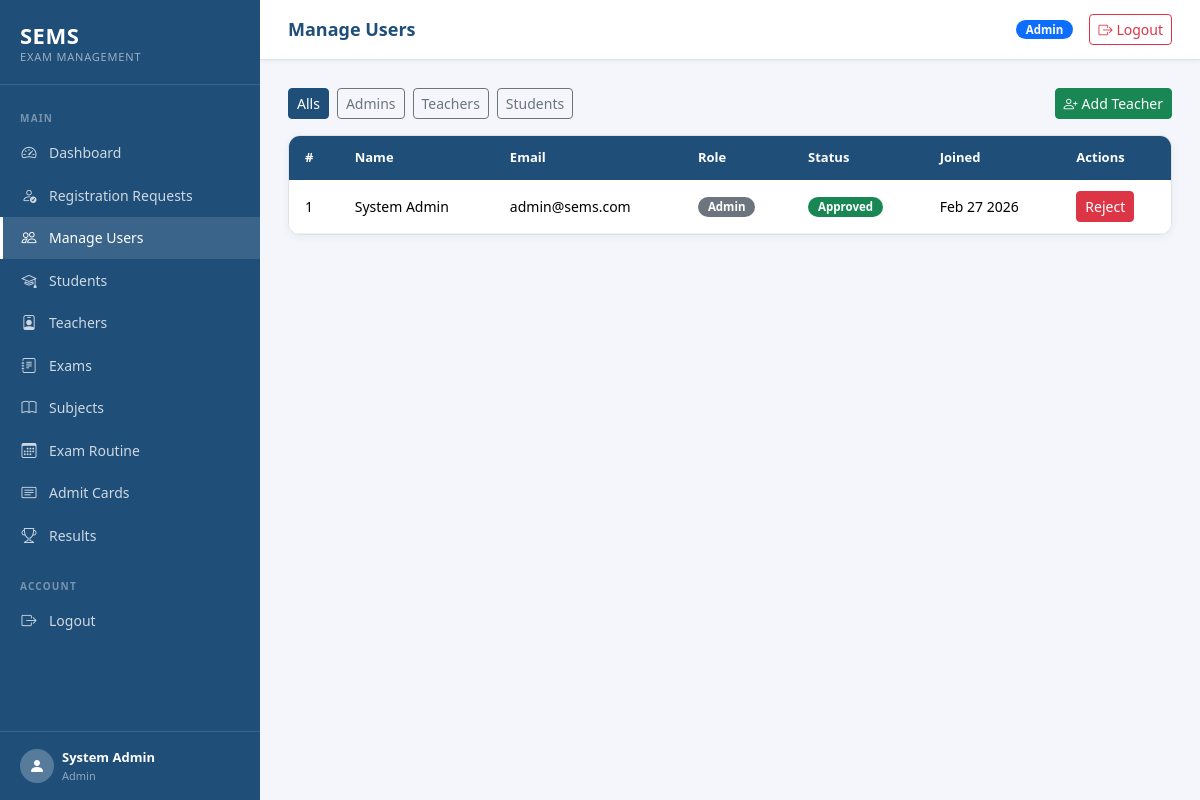
The page /admin/manage-users.php (signed in) on the database its author committed.
### tables this page shows
CREATE TABLE IF NOT EXISTS users (
    user_id    INT AUTO_INCREMENT PRIMARY KEY,
    full_name  VARCHAR(100) NOT NULL,
    email      VARCHAR(100) NOT NULL UNIQUE,
    password   VARCHAR(255) NOT NULL,
    role       ENUM('admin','teacher','student') NOT NULL,
    status     ENUM('pending','approved','rejected') DEFAULT 'pending',
    created_at DATETIME DEFAULT CURRENT_TIMESTAMP
);

### include/functions.php (called while the page is built, shortened)
<?php
function statusBadge(string $status): string {
    return match ($status) {
        'approved', 'published', 'submitted', 'pass' => 'success',
        'pending',  'scheduled', 'draft'             => 'warning',
        'rejected', 'fail'                           => 'danger',
        'completed'                                  => 'info',
        default                                      => 'secondary',
    };
}
?>

### admin/manage-users.php (the view, shortened to what this page needs)
<?php
include('../include/db.php');
include('../include/functions.php');
$pageTitle  = 'Manage Users';
$activeMenu = 'users';
$roleFilter = $_GET['role'] ?? 'all';
$sql = "SELECT u.user_id, u.full_name, u.email, u.role, u.status, u.created_at FROM users u";
$sql .= " ORDER BY u.created_at DESC";
$users = $conn->query($sql);
include('../include/layout.php');
?>
<div class="d-flex justify-content-between align-items-center mb-3">
    <div class="d-flex gap-2">
        <?php foreach (['all','admin','teacher','student'] as $r): ?>
        <a href="?role=<?=$r?>" class="btn btn-sm <?= $roleFilter===$r ? 'btn-primary' : 'btn-outline-secondary' ?>">
            <?= ucfirst($r) ?>s
        </a>
        <?php endforeach; ?>
    </div>
    <button class="btn btn-success btn-sm" data-bs-toggle="modal" data-bs-target="#addTeacherModal">
        <i class="bi bi-person-plus me-1"></i>Add Teacher
    </button>
</div>
<div class="data-card">
    <div class="table-responsive">
        <table class="table table-hover mb-0">
            <thead><tr><th>#</th><th>Name</th><th>Email</th><th>Role</th><th>Status</th><th>Joined</th><th>Actions</th></tr></thead>
            <tbody>
            <?php if ($users && $users->num_rows > 0): $i=1; while ($row=$users->fetch_assoc()): ?>
            <tr>
                <td><?=$i++?></td>
                <td><?=htmlspecialchars($row['full_name'])?></td>
                <td><?=htmlspecialchars($row['email'])?></td>
                <td><span class="badge bg-secondary"><?=ucfirst($row['role'])?></span></td>
                <td><span class="badge bg-<?=statusBadge($row['status'])?>"><?=ucfirst($row['status'])?></span></td>
                <td><?=date('M d Y', strtotime($row['created_at']))?></td>
                <td>
                    <?php if ($row['user_id'] !== (int)$_SESSION['user_id']): ?>
                    <?php if ($row['status'] !== 'rejected'): ?>
                    <a href="?uid=<?=$row['user_id']?>&status_change=rejected"
                       class="btn btn-xs btn-sm btn-danger"
                       onclick="return confirm('Reject this user?')">Reject</a>
                    <?php endif; ?>
                    <?php else: ?>
                    <span class="text-muted small">You</span>
                    <?php endif; ?>
                </td>
            </tr>
            <?php endwhile; else: ?>
            <tr><td colspan="7" class="text-center text-muted py-4">No users found.</td></tr>
            <?php endif; ?>
            </tbody>
        </table>
    </div>
</div>
<?php include('../include/layout_end.php'); ?>

### include/layout.php (shortened to what this page needs)
<?php
$role      = $_SESSION['user_role'] ?? '';
$userName  = $_SESSION['user_name']  ?? 'User';
$basePath  = ($role === 'admin' || $role === 'teacher' || $role === 'student') ? '../' : '';
$navItems = [];
if ($role === 'admin') {
    $navItems = [
        'section' => 'Main',
        'links'   => [
            ['href' => 'dashboardadmin.php',   'icon' => 'bi-speedometer2',    'label' => 'Dashboard',          'key' => 'dashboard'],
            ['href' => 'approve-requests.php', 'icon' => 'bi-person-check',    'label' => 'Registration Requests','key' => 'requests'],
            ['href' => 'manage-users.php',     'icon' => 'bi-people',          'label' => 'Manage Users',        'key' => 'users'],
            ['href' => 'manage-students.php',  'icon' => 'bi-mortarboard',     'label' => 'Students',            'key' => 'students'],
            ['href' => 'manage-teachers.php',  'icon' => 'bi-person-badge',    'label' => 'Teachers',            'key' => 'teachers'],
            ['href' => 'manage-exams.php',     'icon' => 'bi-journal-text',    'label' => 'Exams',               'key' => 'exams'],
            ['href' => 'manage-subjects.php',  'icon' => 'bi-book',            'label' => 'Subjects',            'key' => 'subjects'],
            ['href' => 'manage-routine.php',   'icon' => 'bi-calendar3',       'label' => 'Exam Routine',        'key' => 'routine'],
            ['href' => 'issue-admit-cards.php','icon' => 'bi-card-text',       'label' => 'Admit Cards',         'key' => 'admitcards'],
            ['href' => 'publish-results.php',  'icon' => 'bi-trophy',          'label' => 'Results',             'key' => 'results'],
        ]
    ];
}
?>
<!DOCTYPE html>
<html lang="en">
<head>
    <link href="https://cdn.jsdelivr.net/npm/bootstrap@5.3.2/dist/css/bootstrap.min.css" rel="stylesheet">
    <link href="https://cdn.jsdelivr.net/npm/bootstrap-icons@1.11.3/font/bootstrap-icons.css" rel="stylesheet">
    <link href="<?= $basePath ?>assets/css/style.css" rel="stylesheet">
</head>
<body>
<aside class="sidebar">
    <a class="sidebar-brand d-block" href="#">
        <div class="brand-title">SEMS</div>
        <div class="brand-sub">Exam Management</div>
    </a>
    <nav class="sidebar-nav">
        <?php if (!empty($navItems['links'])): ?>
        <div class="nav-section-label"><?= $navItems['section'] ?></div>
        <?php foreach ($navItems['links'] as $link): ?>
            <a href="<?= $link['href'] ?>"
               class="nav-link <?= ($activeMenu ?? '') === $link['key'] ? 'active' : '' ?>">
                <i class="bi <?= $link['icon'] ?>"></i>
                <?= $link['label'] ?>
            </a>
        <?php endforeach; ?>
        <?php endif; ?>
        <div class="nav-section-label mt-2">Account</div>
        <a href="<?= $basePath ?>logout.php" class="nav-link">
            <i class="bi bi-box-arrow-right"></i> Logout
        </a>
    </nav>
    <div class="sidebar-footer">
        <div class="d-flex align-items-center gap-2">
            <div class="rounded-circle bg-white bg-opacity-25 d-flex align-items-center justify-content-center"
                 style="width:34px;height:34px;flex-shrink:0">
                <i class="bi bi-person-fill text-white"></i>
            </div>
            <div>
                <div class="user-name"><?= htmlspecialchars($userName) ?></div>
                <div class="user-role"><?= ucfirst($role) ?></div>
            </div>
        </div>
    </div>
</aside>
<div class="main-content">
    <div class="topbar">
        <span class="topbar-title"><?= htmlspecialchars($pageTitle ?? 'Dashboard') ?></span>
        <div class="d-flex align-items-center gap-3">
            <span class="badge bg-primary"><?= ucfirst($role) ?></span>
            <a href="<?= $basePath ?>logout.php" class="btn btn-sm btn-outline-danger">
                <i class="bi bi-box-arrow-right me-1"></i>Logout
            </a>
        </div>
    </div>
    <div class="page-body">

### include/layout_end.php (shortened to what this page needs)
    </div>
</div>
</body>
</html>

### assets/css/style.css (style rules this page uses)
:root { --primary: #1F4E79; --primary-d: #16375a; --accent: #2E75B6; --success: #198754; --danger: #dc3545; --warning: #ffc107; --light-bg: #f4f6fb; --card-bg: #ffffff; --border: #dee2e6; --text: #1a1d27; --muted: #6c757d; --sidebar-w: 260px; }
body { font-family: 'Segoe UI', Arial, sans-serif; background: var(--light-bg); color: var(--text); min-height: 100vh; }
.sidebar { width: var(--sidebar-w); min-height: 100vh; background: var(--primary); position: fixed; top: 0; left: 0; z-index: 100; display: flex; flex-direction: column; transition: width .3s ease; }
.sidebar-brand { padding: 24px 20px 18px; border-bottom: 1px solid rgba(255,255,255,.12); text-decoration: none; }
.sidebar-brand .brand-title { font-size: 22px; font-weight: 800; color: #fff; letter-spacing: .5px; line-height: 1; }
.sidebar-brand .brand-sub { font-size: 11px; color: rgba(255,255,255,.55); letter-spacing: .8px; text-transform: uppercase; margin-top: 3px; }
.sidebar-nav { flex: 1; padding: 12px 0; overflow-y: auto; }
.nav-section-label { font-size: 10px; letter-spacing: 1.2px; text-transform: uppercase; color: rgba(255,255,255,.4); padding: 14px 20px 6px; font-weight: 600; }
.sidebar-nav .nav-link { display: flex; align-items: center; gap: 11px; padding: 10px 20px; color: rgba(255,255,255,.78); font-size: 14px; font-weight: 500; border-radius: 0; transition: background .2s, color .2s, padding-left .2s; text-decoration: none; white-space: nowrap; }
.sidebar-nav .nav-link i { width: 18px; text-align: center; font-size: 15px; flex-shrink: 0; }
.sidebar-nav .nav-link:hover, .sidebar-nav .nav-link.active { background: rgba(255,255,255,.12); color: #fff; padding-left: 26px; }
.sidebar-nav .nav-link.active { border-left: 3px solid #fff; padding-left: 17px; }
.sidebar-footer { padding: 16px 20px; border-top: 1px solid rgba(255,255,255,.12); }
.sidebar-footer .user-name { font-size: 13px; font-weight: 600; color: #fff; }
.sidebar-footer .user-role { font-size: 11px; color: rgba(255,255,255,.5); text-transform: capitalize; }
.main-content { margin-left: var(--sidebar-w); min-height: 100vh; display: flex; flex-direction: column; }
.topbar { background: #fff; border-bottom: 1px solid var(--border); padding: 14px 28px; display: flex; align-items: center; justify-content: space-between; position: sticky; top: 0; z-index: 50; box-shadow: 0 1px 4px rgba(0,0,0,.06); }
.topbar-title { font-size: 18px; font-weight: 700; color: var(--primary); }
.page-body { flex: 1; padding: 28px; }
.data-card { background: #fff; border-radius: 12px; border: 1px solid var(--border); box-shadow: 0 2px 8px rgba(0,0,0,.05); overflow: hidden; }
.table { margin: 0; }
.table thead th { background: var(--primary); color: #fff; font-size: 13px; font-weight: 600; border: none; padding: 12px 16px; }
.table tbody td { font-size: 14px; padding: 11px 16px; vertical-align: middle; border-color: #f0f0f0; }
.btn-primary { background: var(--primary); border-color: var(--primary); }
.badge { font-size: 11.5px; padding: 4px 10px; border-radius: 20px; font-weight: 600; }

### rows shown on the page
users: full_name "System Admin", email "admin@sems.com", role "Admin", status "Approved", created_at "Feb 27 2026"

### other values the page prints
$navItems['section'] "MAIN"
$link['label'] "Dashboard"
$link['label'] "Registration Requests"
$link['label'] "Manage Users"
$link['label'] "Students"
$link['label'] "Teachers"
$link['label'] "Exams"
$link['label'] "Subjects"
$link['label'] "Exam Routine"
$link['label'] "Admit Cards"
$link['label'] "Results"
$userName "System Admin"
$role "Admin"
$pageTitle "Manage Users"
$r "All"
